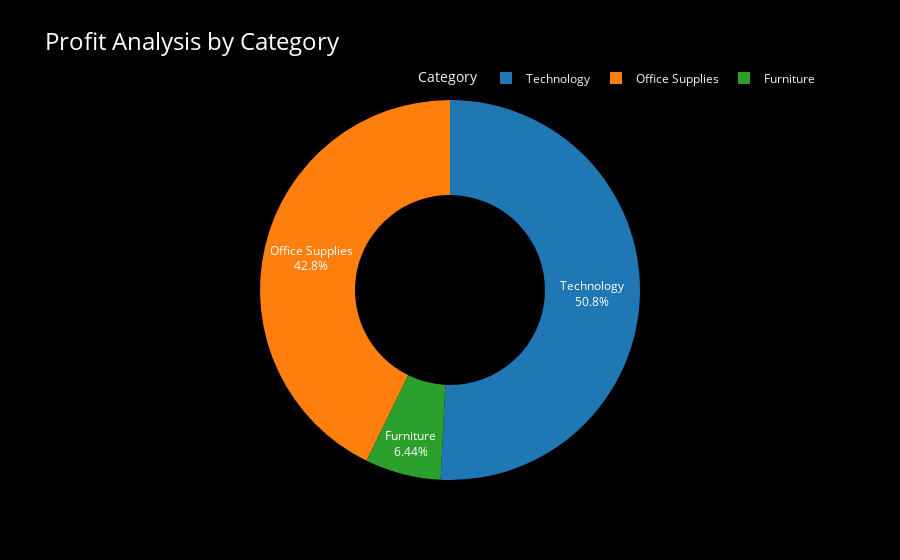

This figure's notebook cell:
### Code cell
profit_by_category = df.groupby('Category')['Profit'].sum().reset_index()

fig = px.pie(profit_by_category,
            values = 'Profit',
            names = 'Category',
            hole = 0.5,
            color_discrete_sequence=px.colors.qualitative.D3,
            title='Profit Analysis by Category',
            template='plotly_dark')

fig.update_traces(textposition = 'inside',
                 textinfo= 'percent+label',
                 textfont_size=12,
                 textfont_color='white')

fig.update_layout(title_font=dict(size=24, color='white'),
                 legend_title_text='Category',
                 legend=dict(orientation='h', yanchor='bottom', y=1.02, xanchor='right', x=1),
                 paper_bgcolor='black',
                 plot_bgcolor='black')

fig.show()

### Figure 1 — Plotly figure (JSON) as saved in the notebook; plotly's stock layout.template omitted (floating-point values rounded to 4 significant figures)
{"data": [{"domain": {"x": [0, 1], "y": [0, 1]}, "hole": 0.5, "hovertemplate": "Category=%{label}<br>Profit=%{value}<extra></extra>", "labels": ["Furniture", "Office Supplies", "Technology"], "legendgroup": "", "name": "", "showlegend": true, "textfont": {"color": "white", "size": 12}, "textinfo": "percent+label", "textposition": "inside", "type": "pie", "values": [18450.0, 122500.0, 145500.0]}], "layout": {"legend": {"orientation": "h", "title": {"text": "Category"}, "tracegroupgap": 0, "x": 1, "xanchor": "right", "y": 1.02, "yanchor": "bottom"}, "paper_bgcolor": "black", "piecolorway": ["#1F77B4", "#FF7F0E", "#2CA02C", "#D62728", "#9467BD", "#8C564B", "#E377C2", "#7F7F7F", "#BCBD22", "#17BECF"], "plot_bgcolor": "black", "title": {"font": {"color": "white", "size": 24}, "text": "Profit Analysis by Category"}}}
